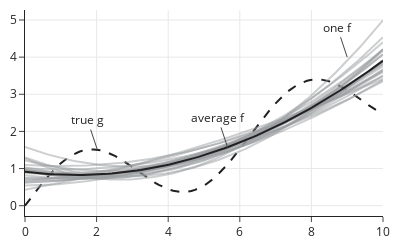

The notebook cell this image was saved under:
### Markdown cell above
The plot below shows all 25 fitted models along with the true function, $g$, and the average of the fitted curves $ \bar{f} $.

### Code cell
fig = go.Figure()

fig.add_trace(
        go.Scatter(x=x_full, y=y_true, 
                   line_color=charcoal,
                  line_dash='dash')
)

for j in range(25):
    fig.add_trace(
        go.Scatter(x=x_full, y=fits[j], line_color='rgba(153, 157, 160, 0.5)'))
    
fig.add_trace(
        go.Scatter(x=x_full, y=np.mean(fits, axis=0), 
                   line_color=charcoal))


fig.add_annotation(x=2.02, y=1.51, 
            text="true g")

fig.add_annotation(x=9, y=4.0,
            text="one f")

fig.add_annotation(x=5.66, y=1.57,
            text="average f")
    
fig.update_layout(height=250, width=400, showlegend=False)
fig.show()
